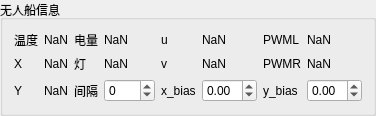
               <widget class="QGroupBox" name="Information_2">
                <property name="title">
                 <string>无人船信息</string>
                </property>
                <layout class="QGridLayout" name="gridLayout_13">
                 <item row="0" column="1">
                  <widget class="QLabel" name="ql_TP_Data_2">
                   <property name="text">
                    <string>NaN</string>
                   </property>
                  </widget>
                 </item>
                 <item row="1" column="1">
                  <widget class="QLabel" name="ql_X_Data_2">
                   <property name="text">
                    <string>NaN</string>
                   </property>
                  </widget>
                 </item>
                 <item row="0" column="0">
                  <widget class="QLabel" name="ql_TP_2">
                   <property name="text">
                    <string>温度</string>
                   </property>
                  </widget>
                 </item>
                 <item row="2" column="0">
                  <widget class="QLabel" name="ql_Y_2">
                   <property name="text">
                    <string>Y</string>
                   </property>
                  </widget>
                 </item>
                 <item row="2" column="1">
                  <widget class="QLabel" name="ql_Y_Data_2">
                   <property name="text">
                    <string>NaN</string>
                   </property>
                  </widget>
                 </item>
                 <item row="1" column="5">
                  <widget class="QLabel" name="ql_v_Data_2">
                   <property name="text">
                    <string>NaN</string>
                   </property>
                  </widget>
                 </item>
                 <item row="0" column="5">
                  <widget class="QLabel" name="ql_u_Data_2">
                   <property name="text">
                    <string>NaN</string>
                   </property>
                  </widget>
                 </item>
                 <item row="1" column="4">
                  <widget class="QLabel" name="ql_v_2">
                   <property name="text">
                    <string>v</string>
                   </property>
                  </widget>
                 </item>
                 <item row="0" column="4">
                  <widget class="QLabel" name="ql_u_2">
                   <property name="text">
                    <string>u</string>
                   </property>
                  </widget>
                 </item>
                 <item row="1" column="0">
                  <widget class="QLabel" name="ql_X_2">
                   <property name="text">
                    <string>X</string>
                   </property>
                  </widget>
                 </item>
                 <item row="0" column="6">
                  <widget class="QLabel" name="ql_PWML_2">
                   <property name="text">
                    <string>PWML</string>
                   </property>
                  </widget>
                 </item>
                 <item row="0" column="7">
                  <widget class="QLabel" name="ql_PWML_Data_2">
                   <property name="text">
                    <string>NaN</string>
                   </property>
                  </widget>
                 </item>
                 <item row="1" column="6">
                  <widget class="QLabel" name="ql_PWMR_2">
                   <property name="text">
                    <string>PWMR</string>
                   </property>
                  </widget>
                 </item>
                 <item row="1" column="7">
                  <widget class="QLabel" name="ql_PWMR_Data_2">
                   <property name="text">
                    <string>NaN</string>
                   </property>
                  </widget>
                 </item>
                 <item row="2" column="6">
                  <widget class="QLabel" name="ql_Ybias_2">
                   <property name="text">
                    <string>y_bias</string>
                   </property>
                  </widget>
                 </item>
                 <item row="1" column="2">
                  <widget class="QLabel" name="ql_LED_2">
                   <property name="text">
                    <string>灯</string>
                   </property>
                  </widget>
                 </item>
                 <item row="2" column="4">
                  <widget class="QLabel" name="ql_Xbias_2">
                   <property name="text">
                    <string>x_bias</string>
                   </property>
                  </widget>
                 </item>
                 <item row="2" column="5">
                  <widget class="QDoubleSpinBox" name="sb_X_bias_2">
                   <property name="minimum">
                    <double>-0.800000000000000</double>
                   </property>
                   <property name="maximum">
                    <double>0.800000000000000</double>
                   </property>
                   <property name="singleStep">
                    <double>0.200000000000000</double>
                   </property>
                   <property name="value">
                    <double>0.000000000000000</double>
                   </property>
                  </widget>
                 </item>
                 <item row="2" column="7">
                  <widget class="QDoubleSpinBox" name="sb_Y_bias_2">
                   <property name="minimum">
                    <double>-0.800000000000000</double>
                   </property>
                   <property name="maximum">
                    <double>0.800000000000000</double>
                   </property>
                   <property name="singleStep">
                    <double>0.200000000000000</double>
                   </property>
                  </widget>
                 </item>
                 <item row="2" column="2">
                  <widget class="QLabel" name="ql_Interval_2">
                   <property name="text">
                    <string>间隔</string>
                   </property>
                  </widget>
                 </item>
                 <item row="0" column="2">
                  <widget class="QLabel" name="ql_Battery_2">
                   <property name="text">
                    <string>电量</string>
                   </property>
                  </widget>
                 </item>
                 <item row="0" column="3">
                  <widget class="QLabel" name="ql_Battery_Data_2">
                   <property name="text">
                    <string>NaN</string>
                   </property>
                  </widget>
                 </item>
                 <item row="2" column="3">
                  <widget class="QDoubleSpinBox" name="sb_Interval_Data_2">
                   <property name="decimals">
                    <number>0</number>
                   </property>
                   <property name="minimum">
                    <double>-100.000000000000000</double>
                   </property>
                   <property name="singleStep">
                    <double>10.000000000000000</double>
                   </property>
                  </widget>
                 </item>
                 <item row="1" column="3">
                  <widget class="QLabel" name="ql_LED_Data_2">
                   <property name="text">
                    <string>NaN</string>
                   </property>
                  </widget>
                 </item>
                </layout>
               </widget>
